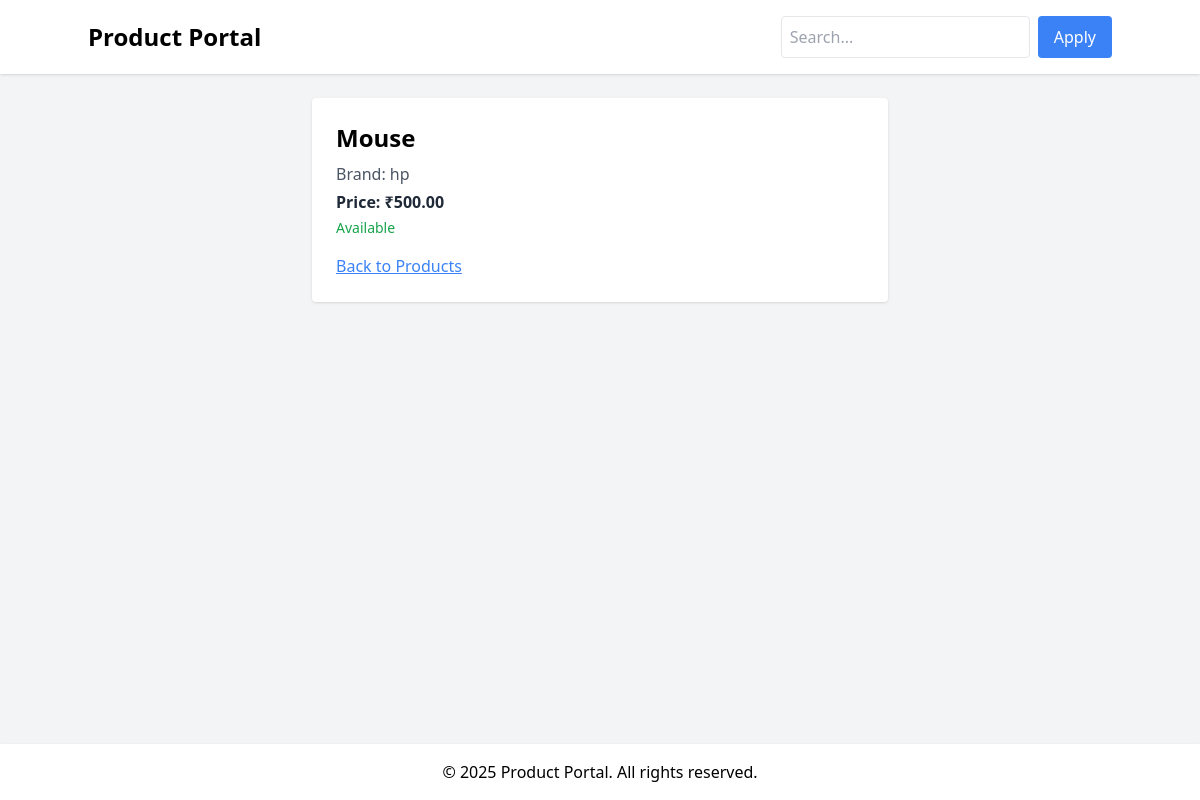
Screenshot of /product/4/ with the database file from the repository.
### products/models.py (models this page shows, shortened)
class Product(models.Model):
    name = models.CharField(max_length=100)
    description = models.TextField(blank=True, null=True)   # allow null
    price = models.DecimalField(max_digits=8, decimal_places=2)
    stock = models.IntegerField(default=0)
    brand = models.CharField(max_length=50, null=True, blank=True)
    is_available = models.BooleanField(default=True)
    created_at = models.DateTimeField(default=timezone.now)  # safe default

### products/views.py (the view)
# urls.py: path('product/<int:pk>/', views.product_detail, name='product-detail'),
def product_detail(request, pk):
    product = get_object_or_404(Product, pk=pk)
    return render(request, 'products/product_detail.html', {'product': product})

### products/templates/products/product_detail.html (shortened to what this page needs)
{% extends "products/Layout/base.html" %}
{% block content %}
<div class="bg-white p-6 rounded shadow max-w-xl mx-auto">
    <h1 class="text-2xl font-bold mb-2">{{ product.name }}</h1>
    <p class="text-gray-600 mb-1">Brand: {{ product.brand }}</p>
    <p class="text-gray-800 font-semibold mb-1">Price: ₹{{ product.price }}</p>
    <p class="text-sm {% if product.is_available %}text-green-600{% else %}text-red-600{% endif %} mb-4">
        {% if product.is_available %}Available{% else %}Unavailable{% endif %}
    </p>
    <a href="{% url 'home' %}" class="text-blue-500 underline">Back to Products</a>
</div>
{% endblock %}

### rows the page displays
Product: name "Mouse", brand "hp", price "500.00"
